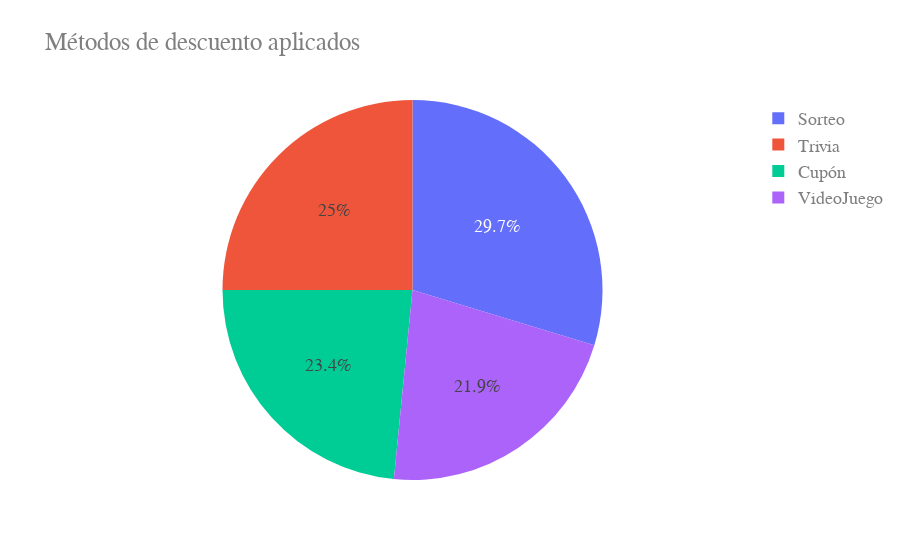
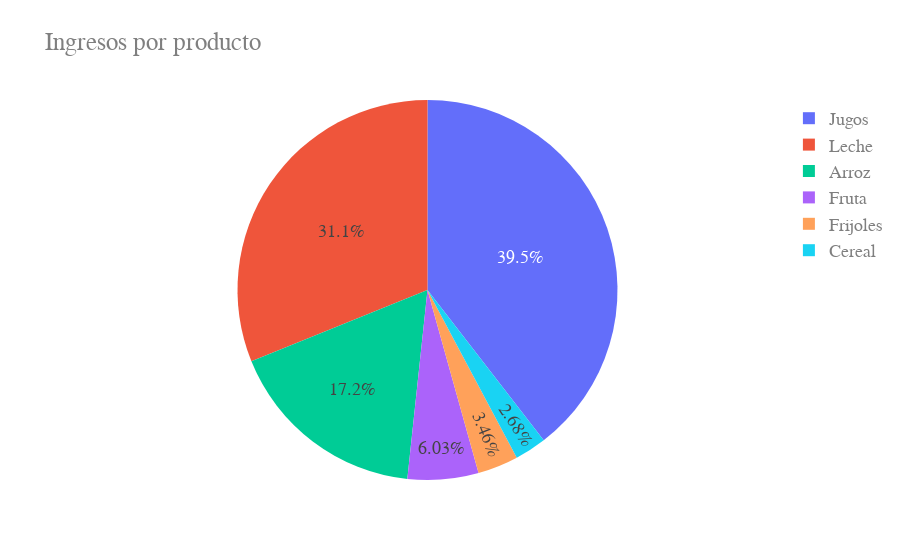
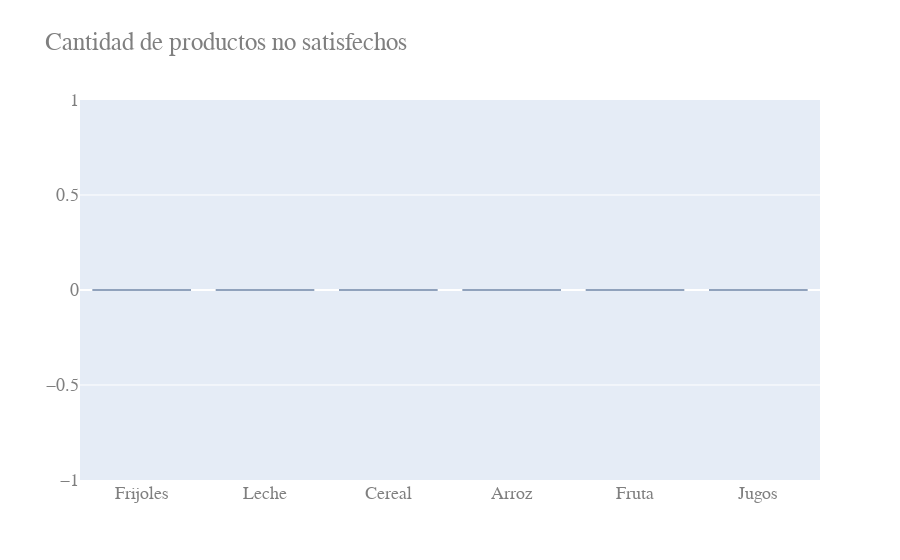
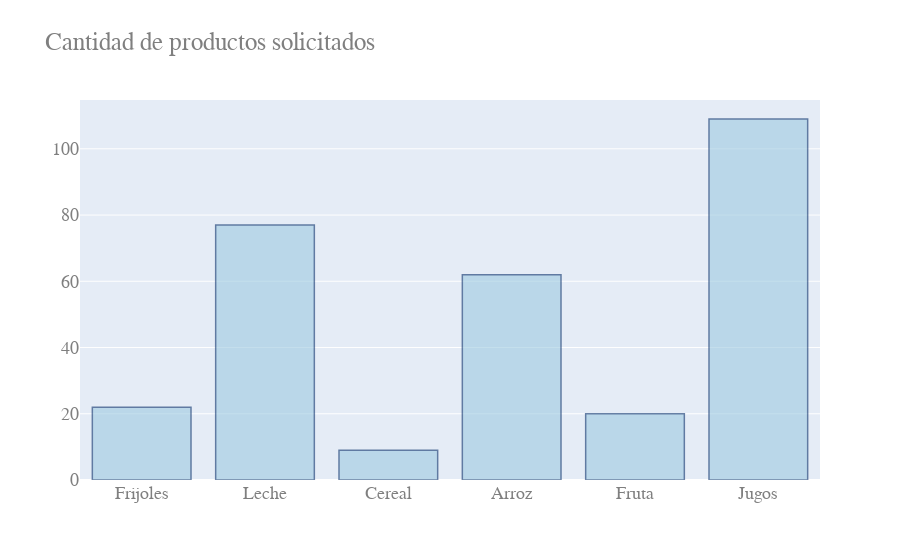

The code cell stored with these charts, in order, in its notebook:
### Markdown cell above
# Main simulation

### Code cell
# Estructura que contiene los precios ajustados con los descuentos
DESCUENTOS_APLICADOS = {}
# Estructura que contiene la cantidad solicitada por producto 
CANTIDADES_SOLICITADAS = {}
# Estructura que contiene la cantidad por producto que fue demandado y que no se pudo satisfacer (por agotamiento de inventario)
CANTIDADES_NO_SATISFECHAS = {}
# Estructura que cuenta los métodos de descuento utilizados 
METODOS_DESCUENTO = {}
# El precio del producto va a ir disminuyendo a medida que hay más clientes que lo soliciten 

# 1. Se simulan los clientes que están en un periodo determinado usando la app para comprar (CLIENTES)
CLIENTES = simulaClientes(tasa_clientes_compran)
# 2. Para cada producto,de los clientes simulados, se simula la cantidad de clientes que lo van a comprar y se muestrea esa cantidad de clientes de (CLIENTES)
for producto, demanda in zip(productos["Nombre"], productos["demanda_clientes"]): 
    # Agregamos el producto a los descuentos aplicados
    DESCUENTOS_APLICADOS[producto] = []
    # Agregamos el producto a las cantidades solicitadas
    CANTIDADES_SOLICITADAS[producto] = 0 
    # Agregamos el producto a las cantidades no satisfechas
    CANTIDADES_NO_SATISFECHAS[producto] = 0
    # Vamos a muestrear sin reemplazo de CLIENTES 
    clientes_compran = random.sample(CLIENTES, demanda)
    # Extraemos la cantidad con la que se cuenta de ese producto 
    cantidad_del_producto = productos.loc[productos['Nombre'] == producto, 'cantidad'].values[0]
    # 2.1. Para cada cliente se simula el método de descuento que se le va a aplicar
    for cliente in clientes_compran:
        # Agregamos el producto al cliente 
        # Simulamos de una uniforme discreta de 0 a cantidad_promedio[producto]
        cantidad = np.random.randint(1, cantidad_promedio[producto])
        if(CANTIDADES_SOLICITADAS[producto] + cantidad <= cantidad_del_producto): 
            # Se agrega el producto a la canasta del cliente 
            cliente.agregarProducto(producto, cantidad)
            # Aplicamos el descuento 
            descuento, tipo_descuento = aplicaDescuentoIndividual(cliente, forma_a, forma_b, producto)
            # Vamos a guardar el descuento en un arreglo de descuentos para calcular posteriormente los ingresos por ventas (ya con el descuento aplicado)
            # Este arreglo nos facilitará el cálculo de los descuentos por producto para no iterar por todos los clientes
            DESCUENTOS_APLICADOS[producto].append(cantidad * (1 - descuento))
            # Agregamos las cantidades solicitadas 
            CANTIDADES_SOLICITADAS[producto] += cantidad
            # Vamos a registrar el método por descuento 
            if(tipo_descuento in METODOS_DESCUENTO):
                METODOS_DESCUENTO[tipo_descuento] += 1
            elif(tipo_descuento != None):
                METODOS_DESCUENTO[tipo_descuento] = 1
        else:
            print(f'Se han agotado las existencias del producto {producto}')
            CANTIDADES_NO_SATISFECHAS[producto] += cantidad

    # Ajustamos los productos solicitados al dataframe productos 
    productos.loc[productos["Nombre"] == producto, "productos_solicitados"] = CANTIDADES_SOLICITADAS[producto]

# Imprimimos los métodos de descuento que los clientes aplicaron durante la simulación 
print(f'Métodos de descuento aplicados: {METODOS_DESCUENTO}')
# Vamos a hacer una piechart utilizando plotly para desplegar los métodos de descuento
fig = go.Figure(data=[go.Pie(labels=list(METODOS_DESCUENTO.keys()), values=list(METODOS_DESCUENTO.values()))], layout=go.Layout(title="Métodos de descuento aplicados"))
# Cabiamos la tiografía de la gráfica
fig.update_layout(font=dict(family="Courier New, monospace", size=18, color="#7f7f7f"))
fig.show()

# 2.2 Se calculan los ingresos de ventas en total y por producto ya considerando los descuentos y cantidad de personas que solicitan cada producto 
ingresos, ingresos_x_producto = calculaIngresosConDescuento(DESCUENTOS_APLICADOS, productos)
print(f'Ingresos totales: {ingresos} y por producto: {ingresos_x_producto}')

# Vamos a hacer un piechart utilizando plotly para desplegar los ingresos por producto
fig = go.Figure(data=[go.Pie(labels=list(ingresos_x_producto.keys()), values=list(ingresos_x_producto.values()))], layout=go.Layout(title="Ingresos por producto"))
fig.update_layout(font=dict(family="Courier New, monospace", size=18, color="#7f7f7f"))
fig.show()

# 3. Dependiendo del total de productos demandados, se va a escoger un camión que cuente con la capacidad suficiente para transportarlos (CAMIONES)
espacio, peso_total = calculaEspacioCargamento(productos)
print(f'Espacio total: {espacio} y peso total: {peso_total}')

# 4. Gráfica de los productos no satisfechos (de barra y por producto) de CANTIDADES_NO_SATISFECHAS 
fig = go.Figure(data=[go.Bar(x=list(CANTIDADES_NO_SATISFECHAS.keys()), y=list(CANTIDADES_NO_SATISFECHAS.values()))], layout=go.Layout(title="Cantidad de productos no satisfechos"))
fig.update_traces(marker_color='rgb(158,202,225)', marker_line_color='rgb(8,48,107)', marker_line_width=1.5, opacity=0.6)
fig.update_layout(font=dict(family="Courier New, monospace", size=18, color="#7f7f7f"))
fig.show()

# Vamos a hacer una gráfica de barras para desplegar la cantidad de productos solicitados 
fig = go.Figure(data=[go.Bar(x=list(CANTIDADES_SOLICITADAS.keys()), y=list(CANTIDADES_SOLICITADAS.values()))], layout=go.Layout(title="Cantidad de productos solicitados"))
# Agregamos diferentes colores a la gráfica
fig.update_traces(marker_color='rgb(158,202,225)', marker_line_color='rgb(8,48,107)', marker_line_width=1.5, opacity=0.6)
fig.update_layout(font=dict(family="Courier New, monospace", size=18, color="#7f7f7f"))
fig.show()

display(productos)

### Figure 1 — Plotly figure (JSON) as saved in the notebook; plotly's stock layout.template omitted (floating-point values rounded to 4 significant figures)
{"data": [{"labels": ["Trivia", "Sorteo", "Cupón", "VideoJuego"], "type": "pie", "values": [16, 19, 15, 14]}], "layout": {"font": {"color": "#7f7f7f", "family": "Courier New, monospace", "size": 18}, "title": {"text": "Métodos de descuento aplicados"}}}

### Figure 2 — Plotly figure (JSON) as saved in the notebook; plotly's stock layout.template omitted (floating-point values rounded to 4 significant figures)
{"data": [{"labels": ["Frijoles", "Leche", "Cereal", "Arroz", "Fruta", "Jugos"], "type": "pie", "values": [182.9, 1647.0, 142.1, 909.3, 318.9, 2092.0]}], "layout": {"font": {"color": "#7f7f7f", "family": "Courier New, monospace", "size": 18}, "title": {"text": "Ingresos por producto"}}}

### Figure 3 — Plotly figure (JSON) as saved in the notebook; plotly's stock layout.template omitted (floating-point values rounded to 4 significant figures)
{"data": [{"marker": {"color": "rgb(158,202,225)", "line": {"color": "rgb(8,48,107)", "width": 1.5}}, "opacity": 0.6, "type": "bar", "x": ["Frijoles", "Leche", "Cereal", "Arroz", "Fruta", "Jugos"], "y": [0, 0, 0, 0, 0, 0]}], "layout": {"font": {"color": "#7f7f7f", "family": "Courier New, monospace", "size": 18}, "title": {"text": "Cantidad de productos no satisfechos"}}}

### Figure 4 — Plotly figure (JSON) as saved in the notebook; plotly's stock layout.template omitted (floating-point values rounded to 4 significant figures)
{"data": [{"marker": {"color": "rgb(158,202,225)", "line": {"color": "rgb(8,48,107)", "width": 1.5}}, "opacity": 0.6, "type": "bar", "x": ["Frijoles", "Leche", "Cereal", "Arroz", "Fruta", "Jugos"], "y": [22, 77, 9, 62, 20, 109]}], "layout": {"font": {"color": "#7f7f7f", "family": "Courier New, monospace", "size": 18}, "title": {"text": "Cantidad de productos solicitados"}}}
